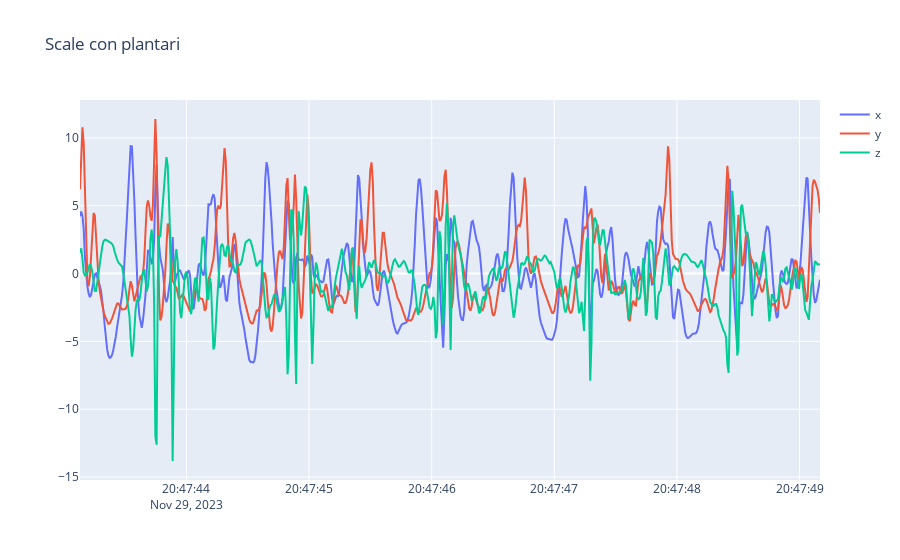
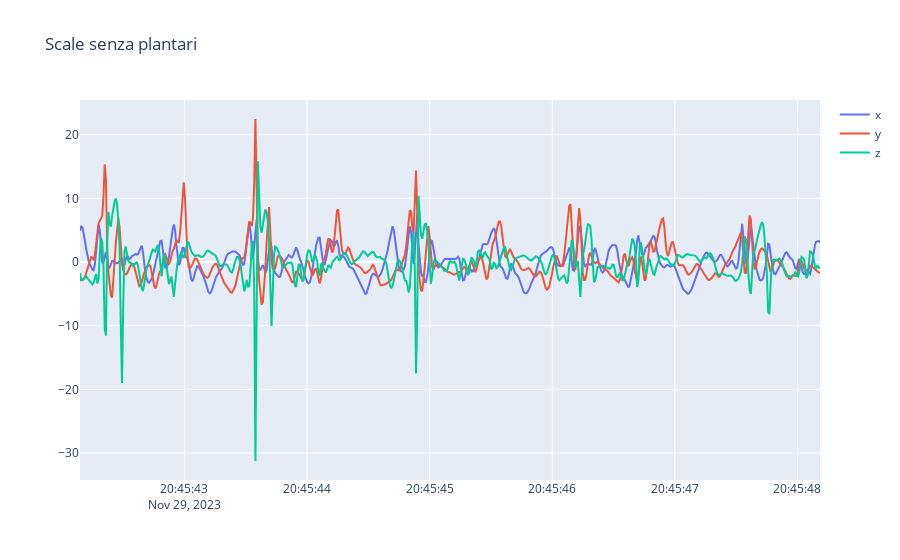

The cell these charts' notebook holds for them, in order:
### Code cell
# Scale con plantari
df_acce_with = pd.read_csv('scale_giu_-_su_con_plantari_-2023-11-29_20-47-39/Accelerometer.csv')
df_acce_with.index = pd.to_datetime(df_acce_with['time'], unit='ns')

fig_with = go.Figure()
for axis in ['x', 'y', 'z']:
    selected_data_with = df_acce_with[start_index:end_index]
    fig_with.add_trace(go.Scatter(x=selected_data_with.index, y=selected_data_with[axis], name=axis))
    fig_with.update_layout(title='Scale con plantari')

fig_with.show()

# Scale senza plantari
df_acce_without = pd.read_csv('scale_giu_-_su_senza_plantari_-2023-11-29_20-45-38/Accelerometer.csv')
df_acce_without.index = pd.to_datetime(df_acce_without['time'], unit='ns')

fig_without = go.Figure()
for axis in ['x', 'y', 'z']:
    selected_data_without = df_acce_without[start_index:end_index]
    fig_without.add_trace(go.Scatter(x=selected_data_without.index, y=selected_data_without[axis], name=axis))
    fig_without.update_layout(title='Scale senza plantari')

fig_without.show()

### Figure 1 — Plotly figure (JSON) as saved in the notebook; plotly's stock layout.template omitted (floating-point values rounded to 4 significant figures; data arrays with more than 128 entries replaced by an {"elided": "..."} marker saying what was removed)
{"data": [{"name": "x", "type": "scatter", "x": {"elided": "600 str values"}, "y": {"elided": "600 float values"}}, {"name": "y", "type": "scatter", "x": {"elided": "600 str values"}, "y": {"elided": "600 float values"}}, {"name": "z", "type": "scatter", "x": {"elided": "600 str values"}, "y": {"elided": "600 float values"}}], "layout": {"title": {"text": "Scale con plantari"}}}

### Figure 2 — Plotly figure (JSON) as saved in the notebook; plotly's stock layout.template omitted (floating-point values rounded to 4 significant figures; data arrays with more than 128 entries replaced by an {"elided": "..."} marker saying what was removed)
{"data": [{"name": "x", "type": "scatter", "x": {"elided": "600 str values"}, "y": {"elided": "600 float values"}}, {"name": "y", "type": "scatter", "x": {"elided": "600 str values"}, "y": {"elided": "600 float values"}}, {"name": "z", "type": "scatter", "x": {"elided": "600 str values"}, "y": {"elided": "600 float values"}}], "layout": {"title": {"text": "Scale senza plantari"}}}
